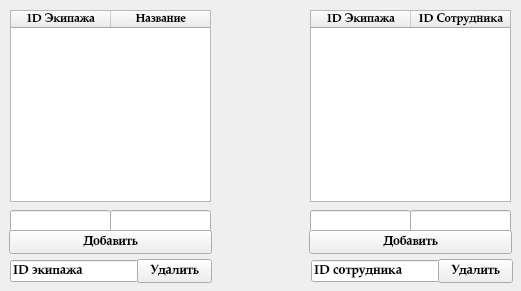
<?xml version="1.0" encoding="UTF-8"?>
<ui version="4.0">
 <class>MainWindow</class>
 <widget class="QMainWindow" name="MainWindow">
  <property name="geometry">
   <rect>
    <x>0</x>
    <y>0</y>
    <width>521</width>
    <height>291</height>
   </rect>
  </property>
  <property name="windowTitle">
   <string>Экипажи</string>
  </property>
  <property name="layoutDirection">
   <enum>Qt::LeftToRight</enum>
  </property>
  <widget class="QWidget" name="centralwidget">
   <widget class="QTableWidget" name="tableWidget">
    <property name="geometry">
     <rect>
      <x>10</x>
      <y>10</y>
      <width>201</width>
      <height>192</height>
     </rect>
    </property>
    <property name="font">
     <font>
      <family>Palatino Linotype</family>
      <pointsize>9</pointsize>
      <bold>true</bold>
     </font>
    </property>
    <property name="horizontalScrollBarPolicy">
     <enum>Qt::ScrollBarAlwaysOff</enum>
    </property>
    <column>
     <property name="text">
      <string>ID Экипажа</string>
     </property>
    </column>
    <column>
     <property name="text">
      <string>Название</string>
     </property>
    </column>
   </widget>
   <widget class="QLineEdit" name="lineEdit">
    <property name="geometry">
     <rect>
      <x>10</x>
      <y>210</y>
      <width>101</width>
      <height>22</height>
     </rect>
    </property>
    <property name="font">
     <font>
      <family>Palatino Linotype</family>
      <pointsize>10</pointsize>
      <bold>true</bold>
     </font>
    </property>
   </widget>
   <widget class="QLineEdit" name="lineEdit_2">
    <property name="geometry">
     <rect>
      <x>110</x>
      <y>210</y>
      <width>101</width>
      <height>22</height>
     </rect>
    </property>
    <property name="font">
     <font>
      <family>Palatino Linotype</family>
      <pointsize>10</pointsize>
      <bold>true</bold>
     </font>
    </property>
   </widget>
   <widget class="QLineEdit" name="lineEdit_4">
    <property name="geometry">
     <rect>
      <x>310</x>
      <y>210</y>
      <width>101</width>
      <height>22</height>
     </rect>
    </property>
    <property name="font">
     <font>
      <family>Palatino Linotype</family>
      <pointsize>10</pointsize>
      <bold>true</bold>
     </font>
    </property>
   </widget>
   <widget class="QLineEdit" name="lineEdit_5">
    <property name="geometry">
     <rect>
      <x>410</x>
      <y>210</y>
      <width>101</width>
      <height>22</height>
     </rect>
    </property>
    <property name="font">
     <font>
      <family>Palatino Linotype</family>
      <pointsize>10</pointsize>
      <bold>true</bold>
     </font>
    </property>
   </widget>
   <widget class="QPushButton" name="pushButton">
    <property name="geometry">
     <rect>
      <x>9</x>
      <y>230</y>
      <width>203</width>
      <height>24</height>
     </rect>
    </property>
    <property name="font">
     <font>
      <family>Palatino Linotype</family>
      <pointsize>10</pointsize>
      <bold>true</bold>
     </font>
    </property>
    <property name="text">
     <string>Добавить</string>
    </property>
   </widget>
   <widget class="QLineEdit" name="lineEdit_6">
    <property name="geometry">
     <rect>
      <x>10</x>
      <y>260</y>
      <width>129</width>
      <height>22</height>
     </rect>
    </property>
    <property name="font">
     <font>
      <family>Palatino Linotype</family>
      <pointsize>10</pointsize>
      <bold>true</bold>
     </font>
    </property>
    <property name="text">
     <string>ID экипажа</string>
    </property>
   </widget>
   <widget class="QPushButton" name="pushButton_2">
    <property name="geometry">
     <rect>
      <x>137</x>
      <y>259</y>
      <width>75</width>
      <height>24</height>
     </rect>
    </property>
    <property name="font">
     <font>
      <family>Palatino Linotype</family>
      <pointsize>10</pointsize>
      <bold>true</bold>
     </font>
    </property>
    <property name="text">
     <string>Удалить</string>
    </property>
   </widget>
   <widget class="QTableWidget" name="tableWidget_2">
    <property name="geometry">
     <rect>
      <x>310</x>
      <y>10</y>
      <width>201</width>
      <height>192</height>
     </rect>
    </property>
    <property name="font">
     <font>
      <family>Palatino Linotype</family>
      <pointsize>9</pointsize>
      <bold>true</bold>
     </font>
    </property>
    <property name="horizontalScrollBarPolicy">
     <enum>Qt::ScrollBarAlwaysOff</enum>
    </property>
    <column>
     <property name="text">
      <string>ID Экипажа</string>
     </property>
    </column>
    <column>
     <property name="text">
      <string>ID Сотрудника</string>
     </property>
    </column>
   </widget>
   <widget class="QPushButton" name="pushButton_3">
    <property name="geometry">
     <rect>
      <x>309</x>
      <y>230</y>
      <width>203</width>
      <height>24</height>
     </rect>
    </property>
    <property name="font">
     <font>
      <family>Palatino Linotype</family>
      <pointsize>10</pointsize>
      <bold>true</bold>
     </font>
    </property>
    <property name="text">
     <string>Добавить</string>
    </property>
   </widget>
   <widget class="QLineEdit" name="lineEdit_8">
    <property name="geometry">
     <rect>
      <x>311</x>
      <y>260</y>
      <width>129</width>
      <height>22</height>
     </rect>
    </property>
    <property name="font">
     <font>
      <family>Palatino Linotype</family>
      <pointsize>10</pointsize>
      <bold>true</bold>
     </font>
    </property>
    <property name="text">
     <string>ID сотрудника</string>
    </property>
   </widget>
   <widget class="QPushButton" name="pushButton_4">
    <property name="geometry">
     <rect>
      <x>438</x>
      <y>259</y>
      <width>75</width>
      <height>24</height>
     </rect>
    </property>
    <property name="font">
     <font>
      <family>Palatino Linotype</family>
      <pointsize>10</pointsize>
      <bold>true</bold>
     </font>
    </property>
    <property name="text">
     <string>Удалить</string>
    </property>
   </widget>
   <widget class="QLabel" name="label">
    <property name="geometry">
     <rect>
      <x>-1</x>
      <y>-5</y>
      <width>521</width>
      <height>301</height>
     </rect>
    </property>
    <property name="text">
     <string/>
    </property>
    <property name="pixmap">
     <pixmap>1.jpg</pixmap>
    </property>
    <property name="scaledContents">
     <bool>true</bool>
    </property>
   </widget>
   <zorder>label</zorder>
   <zorder>tableWidget</zorder>
   <zorder>lineEdit</zorder>
   <zorder>lineEdit_2</zorder>
   <zorder>lineEdit_4</zorder>
   <zorder>lineEdit_5</zorder>
   <zorder>pushButton</zorder>
   <zorder>lineEdit_6</zorder>
   <zorder>pushButton_2</zorder>
   <zorder>tableWidget_2</zorder>
   <zorder>pushButton_3</zorder>
   <zorder>lineEdit_8</zorder>
   <zorder>pushButton_4</zorder>
  </widget>
 </widget>
 <resources/>
 <connections/>
</ui>
